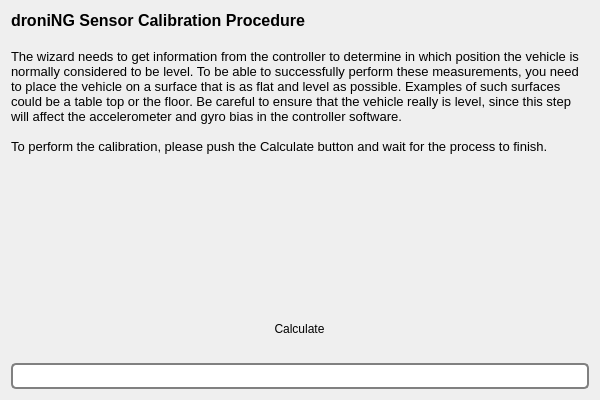
<?xml version="1.0" encoding="UTF-8"?>
<ui version="4.0">
 <class>BiasCalibrationPage</class>
 <widget class="QWizardPage" name="BiasCalibrationPage">
  <property name="geometry">
   <rect>
    <x>0</x>
    <y>0</y>
    <width>600</width>
    <height>400</height>
   </rect>
  </property>
  <property name="windowTitle">
   <string>WizardPage</string>
  </property>
  <layout class="QVBoxLayout" name="verticalLayout">
   <item>
    <widget class="QLabel" name="label">
     <property name="text">
      <string>&lt;!DOCTYPE HTML PUBLIC &quot;-//W3C//DTD HTML 4.0//EN&quot; &quot;http://www.w3.org/TR/REC-html40/strict.dtd&quot;&gt;
&lt;html&gt;&lt;head&gt;&lt;meta name=&quot;qrichtext&quot; content=&quot;1&quot; /&gt;&lt;style type=&quot;text/css&quot;&gt;
p, li { white-space: pre-wrap; }
&lt;/style&gt;&lt;/head&gt;&lt;body style=&quot; font-family:'Sans Serif'; font-size:9pt; font-weight:400; font-style:normal;&quot;&gt;
&lt;p style=&quot; margin-top:0px; margin-bottom:0px; margin-left:0px; margin-right:0px; -qt-block-indent:0; text-indent:0px;&quot;&gt;&lt;span style=&quot; font-family:'MS Shell Dlg 2'; font-size:12pt; font-weight:600;&quot;&gt;droniNG&lt;/span&gt;&lt;span style=&quot; font-family:'MS Shell Dlg 2'; font-size:12pt; font-weight:600;&quot;&gt; Sensor Calibration Procedure&lt;/span&gt;&lt;/p&gt;
&lt;p style=&quot;-qt-paragraph-type:empty; margin-top:0px; margin-bottom:0px; margin-left:0px; margin-right:0px; -qt-block-indent:0; text-indent:0px; font-family:'MS Shell Dlg 2'; font-size:12pt; font-weight:600;&quot;&gt;&lt;br /&gt;&lt;/p&gt;
&lt;p style=&quot; margin-top:0px; margin-bottom:0px; margin-left:0px; margin-right:0px; -qt-block-indent:0; text-indent:0px;&quot;&gt;&lt;span style=&quot; font-family:'MS Shell Dlg 2'; font-size:10pt;&quot;&gt;The wizard needs to get information from the controller to determine in which position the vehicle is normally considered to be level. To be able to successfully perform these measurements, you need to place the vehicle on a surface that is as flat and level as possible. Examples of such surfaces could be a table top or the floor. Be careful to ensure that the vehicle really is level, since this step will affect the accelerometer and gyro bias in the controller software.&lt;/span&gt;&lt;/p&gt;
&lt;p style=&quot;-qt-paragraph-type:empty; margin-top:0px; margin-bottom:0px; margin-left:0px; margin-right:0px; -qt-block-indent:0; text-indent:0px; font-family:'MS Shell Dlg 2'; font-size:10pt;&quot;&gt;&lt;br /&gt;&lt;/p&gt;
&lt;p style=&quot; margin-top:0px; margin-bottom:0px; margin-left:0px; margin-right:0px; -qt-block-indent:0; text-indent:0px;&quot;&gt;&lt;span style=&quot; font-family:'MS Shell Dlg 2'; font-size:10pt;&quot;&gt;To perform the calibration, please push the Calculate button and wait for the process to finish. &lt;/span&gt;&lt;/p&gt;&lt;/body&gt;&lt;/html&gt;</string>
     </property>
     <property name="alignment">
      <set>Qt::AlignLeading|Qt::AlignLeft|Qt::AlignTop</set>
     </property>
     <property name="wordWrap">
      <bool>true</bool>
     </property>
    </widget>
   </item>
   <item>
    <spacer name="verticalSpacer">
     <property name="orientation">
      <enum>Qt::Vertical</enum>
     </property>
     <property name="sizeHint" stdset="0">
      <size>
       <width>20</width>
       <height>40</height>
      </size>
     </property>
    </spacer>
   </item>
   <item>
    <layout class="QHBoxLayout" name="horizontalLayout">
     <item>
      <widget class="QToolButton" name="levelButton">
       <property name="toolTip">
        <string>Calculate gyro and accelerometer bias</string>
       </property>
       <property name="styleSheet">
        <string notr="true">QToolButton { border: none }</string>
       </property>
       <property name="text">
        <string>Calculate</string>
       </property>
       <property name="icon">
        <iconset resource="../wizardResources.qrc">
         <normaloff>:/setupwizard/resources/bttn-calculate-up.png</normaloff>
         <normalon>:/setupwizard/resources/bttn-calculate-down.png</normalon>:/setupwizard/resources/bttn-calculate-up.png</iconset>
       </property>
       <property name="iconSize">
        <size>
         <width>200</width>
         <height>70</height>
        </size>
       </property>
      </widget>
     </item>
    </layout>
   </item>
   <item>
    <widget class="QLabel" name="progressLabel">
     <property name="text">
      <string/>
     </property>
    </widget>
   </item>
   <item>
    <layout class="QHBoxLayout" name="horizontalLayout_2">
     <item>
      <widget class="QProgressBar" name="levellinProgressBar">
       <property name="styleSheet">
        <string notr="true">QProgressBar {
     border: 2px solid grey;
     border-radius: 5px;
     text-align: center;
 }
QProgressBar::chunk {
     background-color: #3D6699;
     width: 10px;
     margin: 0.5px;
 }</string>
       </property>
       <property name="value">
        <number>0</number>
       </property>
       <property name="format">
        <string/>
       </property>
      </widget>
     </item>
    </layout>
   </item>
  </layout>
 </widget>
 <resources>
  <include location="../wizardResources.qrc"/>
 </resources>
 <connections/>
</ui>
